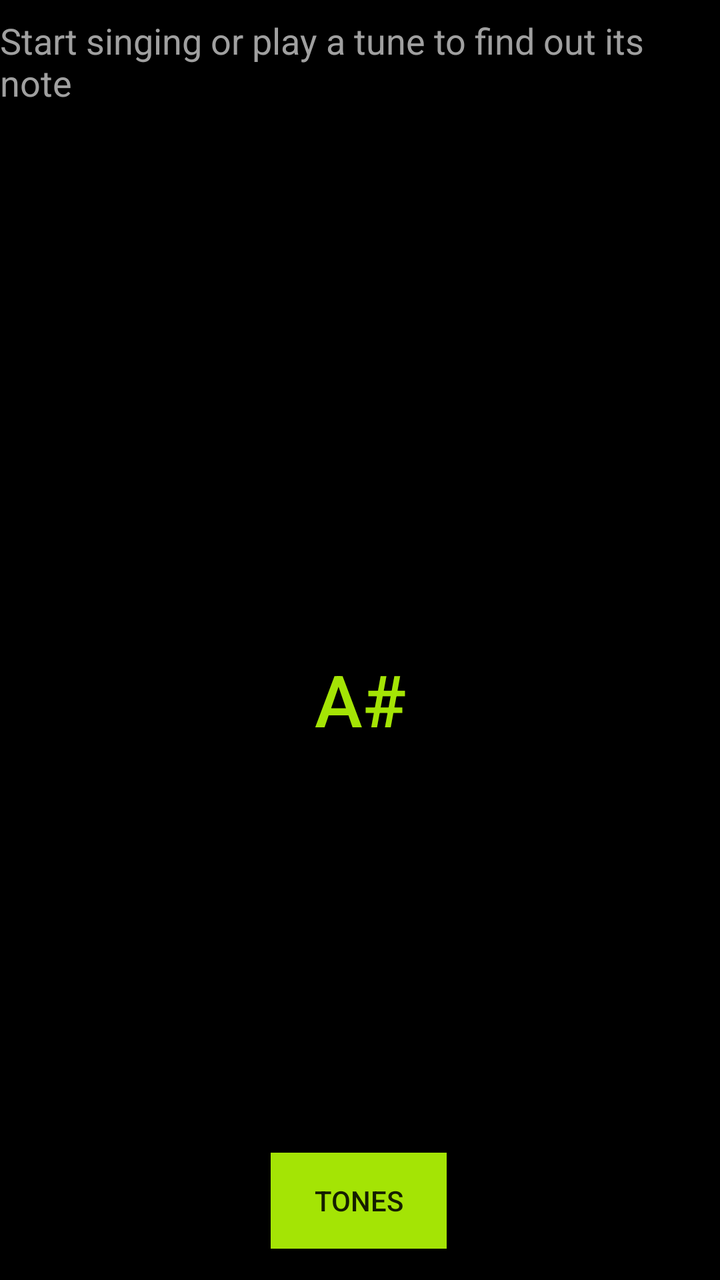
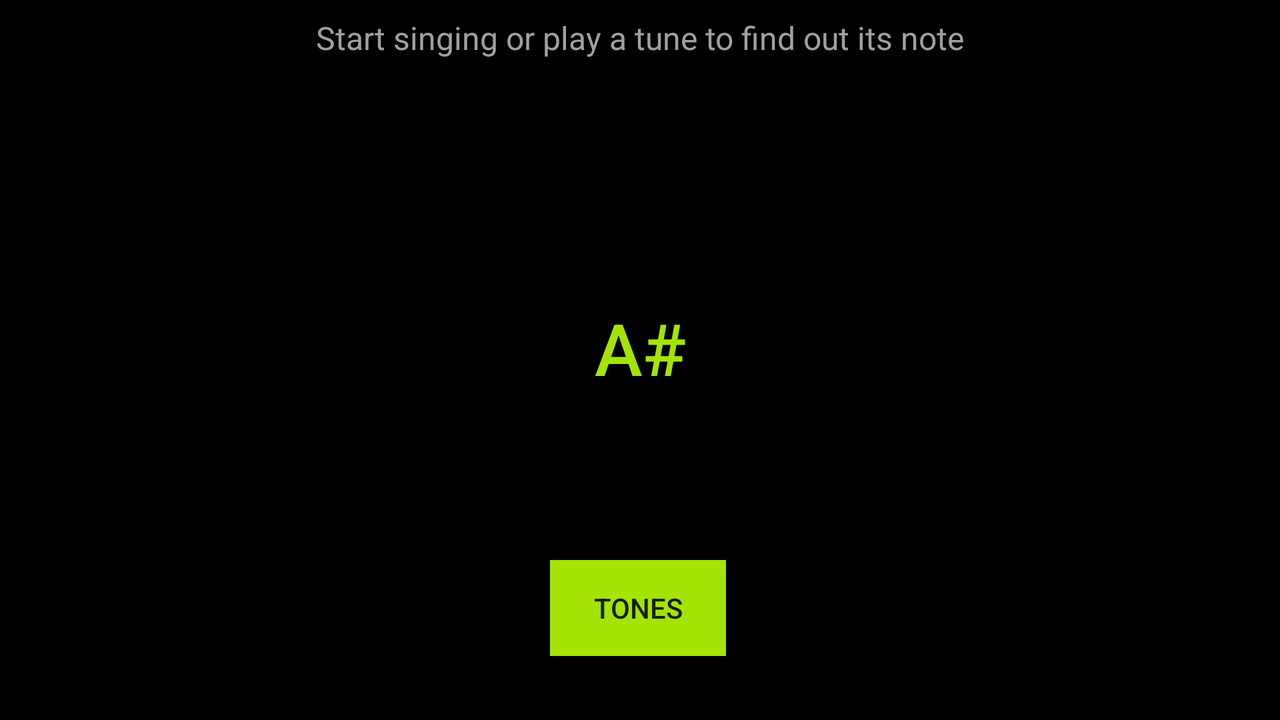

First picture: res/layout/ on a phone held upright. Second picture: the repository's own variant of that layout, on a device whose configuration matches the variant's folder. Source for both follows.
<!-- AndroidManifest.xml: application theme AppTheme -->
<!-- res/layout/activity_main.xml -->
<?xml version="1.0" encoding="utf-8"?>
<android.support.constraint.ConstraintLayout xmlns:android="http://schemas.android.com/apk/res/android"
    xmlns:app="http://schemas.android.com/apk/res-auto"
    xmlns:tools="http://schemas.android.com/tools"
    android:layout_width="match_parent"
    android:layout_height="match_parent"
    android:background="@color/colorPrimaryDark"
    tools:context=".MainActivity">

    <TextView
        android:id="@+id/note_text"
        android:layout_width="171dp"
        android:layout_height="55dp"
        android:layout_marginStart="8dp"
        android:layout_marginTop="272dp"
        android:layout_marginEnd="8dp"
        android:fontFamily="sans-serif-medium"
        android:text="@string/hello_world"
        android:textAlignment="center"
        android:textAllCaps="false"
        android:textAppearance="@style/TextAppearance.AppCompat.Large"
        android:textColor="@color/colorText"
        android:textSize="36sp"
        app:layout_constraintEnd_toEndOf="parent"
        app:layout_constraintStart_toStartOf="parent"
        app:layout_constraintTop_toBottomOf="@+id/helpText"
        tools:text="@string/A_sharp_note" />

    <Button
        android:id="@+id/switchToToneGenerator"
        style="@style/Widget.AppCompat.Button"
        android:layout_width="wrap_content"
        android:layout_height="wrap_content"
        android:layout_marginStart="8dp"
        android:layout_marginTop="516dp"
        android:layout_marginEnd="8dp"
        android:layout_marginBottom="8dp"
        android:background="@color/ic_launcher_background"
        android:text="@string/switchToToneGenerator"
        app:layout_constraintBottom_toBottomOf="parent"
        app:layout_constraintEnd_toEndOf="parent"
        app:layout_constraintHorizontal_bias="0.498"
        app:layout_constraintStart_toStartOf="parent"
        app:layout_constraintTop_toTopOf="parent"
        app:layout_constraintVertical_bias="0.886" />

    <TextView
        android:id="@+id/helpText"
        android:layout_width="wrap_content"
        android:layout_height="wrap_content"
        android:layout_marginStart="8dp"
        android:layout_marginTop="8dp"
        android:layout_marginEnd="8dp"
        android:text="@string/help_text"
        android:textColor="@color/helpText"
        android:textSize="18sp"
        app:layout_constraintEnd_toEndOf="parent"
        app:layout_constraintStart_toStartOf="parent"
        app:layout_constraintTop_toTopOf="parent"
        tools:text="@string/help_text" />

</android.support.constraint.ConstraintLayout>
<!-- resources referenced by this layout -->
<resources>
  <color name="colorPrimaryDark">#000000</color>
  <color name="colorText">#A4E405</color>
  <color name="helpText">#a0a0a0</color>
  <color name="ic_launcher_background">#A4E405</color>
  <string name="A_sharp_note">A#</string>
  <string name="hello_world">Hello World!</string>
  <string name="help_text">Start singing or play a tune to find out its note</string>
  <string name="switchToToneGenerator">Tones</string>
  <style name="AppTheme" parent="Theme.AppCompat.Light.DarkActionBar">
          
          <item name="colorPrimary">@color/colorPrimary</item>
          <item name="colorPrimaryDark">@color/colorPrimaryDark</item>
          <item name="colorAccent">@color/colorAccent</item>
          <item name="actionBarStyle">@style/MyActionBar</item>
          <item name="android:colorBackground">@color/colorPrimary</item>
      </style>
  <color name="colorPrimary">#000000</color>
  <color name="colorAccent">#D81B60</color>
  <style name="MyActionBar" parent="@style/Widget.AppCompat.ActionBar">
          <item name="android:titleTextStyle">@style/MyTitleTextStyle</item>
          
          <item name="titleTextStyle">@style/MyTitleTextStyle</item>
      </style>
  <style name="MyTitleTextStyle" parent="@style/TextAppearance.AppCompat.Widget.ActionBar.Title">
          <item name="android:textColor">@color/colorText</item>
          <item name="android:textAlignment">center</item>
      </style>
</resources>
<!-- res/layout-land/activity_main.xml (the repository's variant of the layout above) -->
<!-- drawn on the phone turned sideways -->
<?xml version="1.0" encoding="utf-8"?>
<android.support.constraint.ConstraintLayout xmlns:android="http://schemas.android.com/apk/res/android"
    xmlns:app="http://schemas.android.com/apk/res-auto"
    xmlns:tools="http://schemas.android.com/tools"
    android:layout_width="match_parent"
    android:layout_height="match_parent"
    android:background="@color/colorPrimaryDark"
    tools:context=".MainActivity">

    <TextView
        android:id="@+id/note_text"
        android:layout_width="171dp"
        android:layout_height="55dp"
        android:layout_marginStart="8dp"
        android:layout_marginTop="120dp"
        android:layout_marginEnd="8dp"
        android:fontFamily="sans-serif-medium"
        android:text="@string/hello_world"
        android:textAlignment="center"
        android:textAllCaps="false"
        android:textAppearance="@style/TextAppearance.AppCompat.Large"
        android:textColor="@color/colorText"
        android:textSize="36sp"
        app:layout_constraintEnd_toEndOf="parent"
        app:layout_constraintStart_toStartOf="parent"
        app:layout_constraintTop_toBottomOf="@+id/helpText"
        tools:text="@string/A_sharp_note" />

    <Button
        android:id="@+id/switchToToneGenerator"
        style="@style/Widget.AppCompat.Button"
        android:layout_width="wrap_content"
        android:layout_height="wrap_content"
        android:layout_marginStart="8dp"
        android:layout_marginEnd="8dp"
        android:layout_marginBottom="32dp"
        android:background="@color/ic_launcher_background"
        android:text="@string/switchToToneGenerator"
        app:layout_constraintBottom_toBottomOf="parent"
        app:layout_constraintEnd_toEndOf="parent"
        app:layout_constraintHorizontal_bias="0.498"
        app:layout_constraintStart_toStartOf="parent" />

    <TextView
        android:id="@+id/helpText"
        android:layout_width="wrap_content"
        android:layout_height="wrap_content"
        android:layout_marginStart="8dp"
        android:layout_marginTop="8dp"
        android:layout_marginEnd="8dp"
        android:text="@string/help_text"
        android:textColor="@color/helpText"
        android:textSize="16sp"
        app:layout_constraintEnd_toEndOf="parent"
        app:layout_constraintStart_toStartOf="parent"
        app:layout_constraintTop_toTopOf="parent"
        tools:text="@string/help_text" />

</android.support.constraint.ConstraintLayout>
